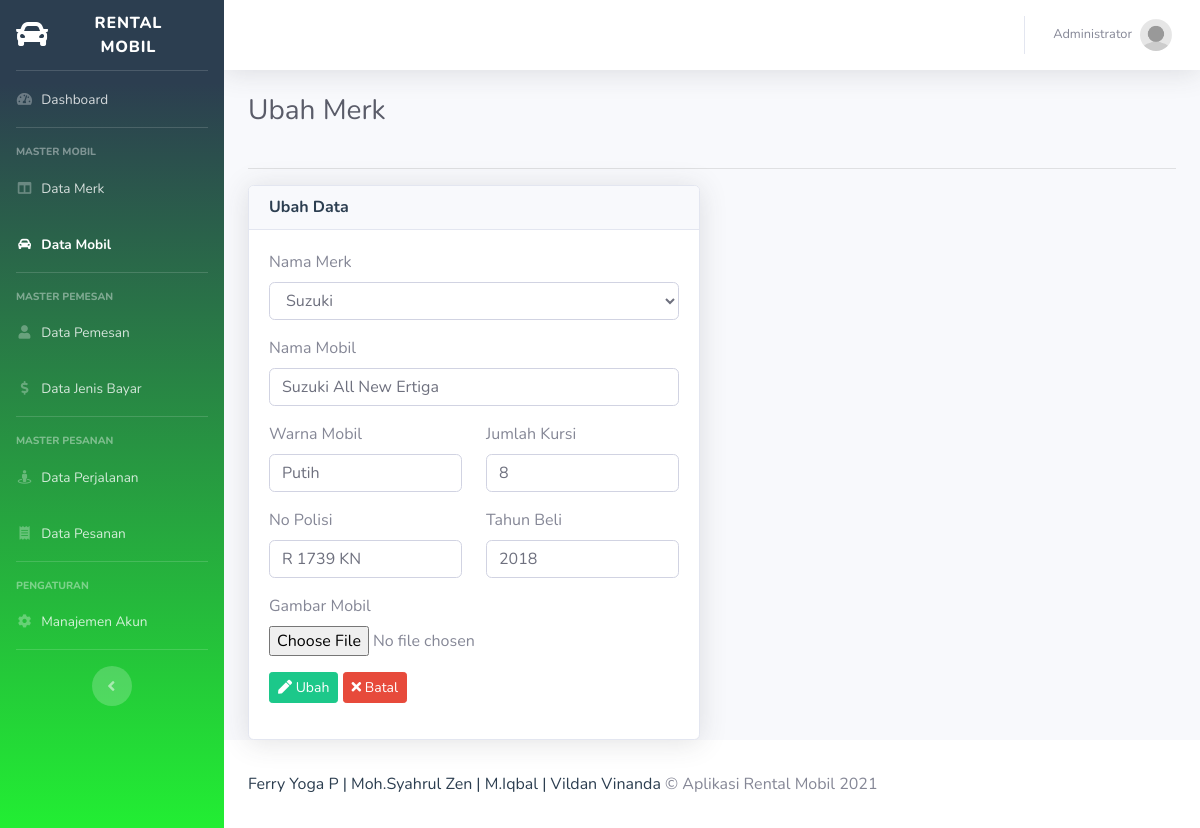
The app's page /reisego/mobil/ubah/15 (signed in) with its own data.
### tables this page shows
CREATE TABLE `tbl_mobil` (
  `id` int(11) NOT NULL,
  `nama` varchar(30) DEFAULT NULL,
  `warna` varchar(20) DEFAULT NULL,
  `no_polisi` varchar(10) DEFAULT NULL,
  `jumlah_kursi` int(1) DEFAULT NULL,
  `tahun_beli` int(4) DEFAULT NULL,
  `gambar` varchar(100) DEFAULT NULL,
  `id_merk` int(11) DEFAULT NULL
);

CREATE TABLE `tbl_merk` (
  `id` int(11) NOT NULL,
  `merk` varchar(20) DEFAULT NULL
);

### reisego/controllers/C_Mobil.php (called while the page is built, shortened)
<?php
class C_Mobil extends Controller{
	public function __construct(){
		$this->merk = $this->model('M_Merk');
		$this->mobil = $this->model('M_Mobil');
	}
	public function ubah($id){
		$data = [
			'aktif' => 'mobil',
			'judul' => 'Ubah Mobil',
			'mobil' => $this->mobil->lihat_id($id)->fetch_object(),
			'data_merk' => $this->merk->lihat(),
		];
		$this->view('mobil/ubah', $data);
	}
}

### reisego/index.php (called while the page is built, shortened)
<?php
require_once BASEPATH . DS . 'core' . DS . 'Database.php';
require_once BASEPATH . DS . 'core' . DS . 'Model.php';
new Route();
?>

### reisego/functions/url_function.php (called while the page is built, shortened)
<?php
function base_url($path = null){
	if(isset($path)){
		$path = filter_var($path, FILTER_SANITIZE_URL);
		$path = rtrim($path, '/');
		return BASE_URL . $path;
	}
	return BASE_URL;
}

### reisego/core/Model.php (called while the page is built, shortened)
<?php
class Model {
	public function __construct(){
		$this->db = new Database();
	}
	public function get($table, $kolom = []){
		if (count($kolom) == 0) {
			$this->_query = "SELECT * FROM {$table}";
		}
	}
	public function get_where($table, $where = [], $kolom = []){
		if (count($kolom) == 0) {
			$this->_query = "SELECT * FROM {$table}";
		}
		$this->_query = $this->_query . " WHERE ";
		foreach ($where as $key => $value) {
			$this->_query = $this->_query . "{$key} = '{$value}'";
		}
	}
	public function setQuery($query){
		$this->_query = $query;
	}
	public function execute(){
		return $this->db->query($this->_query);
	}
}

### reisego/core/Database.php (called while the page is built, shortened)
<?php
class Database {
	public function __construct(){
		$this->_koneksi = new mysqli(DB_HOST, DB_USER, DB_PASS, DB_NAME);
	}
	public function query($query){
		return $this->_koneksi->query($query);
	}
}

### reisego/models/M_Mobil.php (called while the page is built, shortened)
<?php
class M_Mobil extends Model {
	public function lihat_id($id){
		$query = $this->execute();
		return $query;
	}
}

### reisego/models/M_Merk.php (called while the page is built, shortened)
<?php
class M_Merk extends Model{
	public function lihat(){
		$query = $this->execute();
		return $query;
	}
}

### reisego/views/mobil/ubah.php (the view, shortened to what this page needs)
<!DOCTYPE html>
<html lang="en">
<head>
	<link href="<?= base_url('sb-admin-2/') ?>/vendor/fontawesome-free/css/all.min.css" rel="stylesheet" type="text/css">
	<link href="<?= base_url('sb-admin-2/') ?>/css/sb-admin-2.min.css" rel="stylesheet">
	<link href="<?= base_url('sb-admin-2/') ?>/vendor/datatables/dataTables.bootstrap4.min.css" rel="stylesheet">
</head>
<body id="page-top">
	<div id="wrapper">
	<div id="content-wrapper" class="d-flex flex-column">
		<div id="content">
			<div class="container-fluid">
				<div class="row">
					<div class="col-sm-12">
						<div class="clearfix">
							<div class="float-left">
								<h1 class="h3 mb-4 text-gray-800">Ubah Merk</h1>
							</div>
						</div>
						<hr>
					</div>
				</div>
				<div class="row">
					<div class="col-sm-6">
						<div class="card shadow">
							<div class="card-header">
								<h6 class="m-0 font-weight-bold text-primary">Ubah Data</h6>
							</div>
							<div class="card-body">
								<form method="POST" action="<?= base_url('mobil/proses_ubah/' . $mobil->id_mobil) ?>" enctype="multipart/form-data">
								  	<div class="form-group">
										<label for="merk">Nama Merk</label>
										<select name="id_merk" id="merk" class="form-control">
											<?php while($merk = $data_merk->fetch_object()) : ?>
												<option value="<?= $merk->id ?>" <?= $mobil->id_merk == $merk->id ? 'selected' : '' ?>><?= $merk->merk ?></option>
											<?php endwhile; ?>
										</select>
								  	</div>
								  	<div class="form-group">
								  		<label for="nama">Nama Mobil</label>
								  		<input type="text" value="<?= $mobil->nama ?>" name="nama" id="nama" required="required" placeholder="ketik" autocomplete="off" class="form-control">
								  	</div>
								  	<div class="row">
									  	<div class="form-group col-6">
									  		<label for="warna">Warna Mobil</label>
									  		<input type="text" value="<?= $mobil->warna ?>" name="warna" id="warna" required="required" placeholder="ketik" autocomplete="off" class="form-control">
									  	</div>
									  	<div class="form-group col-6">
									  		<label for="jumlah_kursi">Jumlah Kursi</label>
									  		<input type="number" value="<?= $mobil->jumlah_kursi ?>" name="jumlah_kursi" id="jumlah_kursi" required="required" placeholder="ketik" autocomplete="off" class="form-control">
									  	</div>
								  	</div>
									<div class="row">
									  	<div class="form-group col-6">
									  		<label for="no_polisi">No Polisi</label>
									  		<input type="text" value="<?= $mobil->no_polisi ?>" name="no_polisi" id="no_polisi" required="required" placeholder="ketik" autocomplete="off" class="form-control">
									  	</div>
									  	<div class="form-group col-6">
									  		<label for="tahun_beli">Tahun Beli</label>
									  		<input type="number" value="<?= $mobil->tahun_beli ?>" name="tahun_beli" id="tahun_beli" required="required" placeholder="ketik" autocomplete="off" class="form-control">
									  	</div>
								  	</div>
								  	<div class="form-group">
								  		<label for="gambar">Gambar Mobil</label>
								  		<input type="file" name="gambar" id="gambar" required="required" placeholder="ketik" autocomplete="off" class="form-control-file">
								  	</div>
								  	<div class="form-group">
										<button type="submit" class="btn btn-sm btn-success" name="ubah"><i class="fa fa-pen"></i> Ubah</button>
										<button type="reset" class="btn btn-sm btn-danger"><i class="fa fa-times"></i> Batal</button>
								  	</div>
								</form>
							</div>
						</div>
					</div>
				</div>
			</div>
		</div>
	</div>
	</div>
</body>
</html>

### records on screen
tbl_mobil: id_merk "Suzuki", nama "Suzuki All New Ertiga", warna "Putih", jumlah_kursi "8", no_polisi "R 1739 KN", tahun_beli "2018"

### other values on screen
$_SESSION['login']['nama'] "Administrator"
